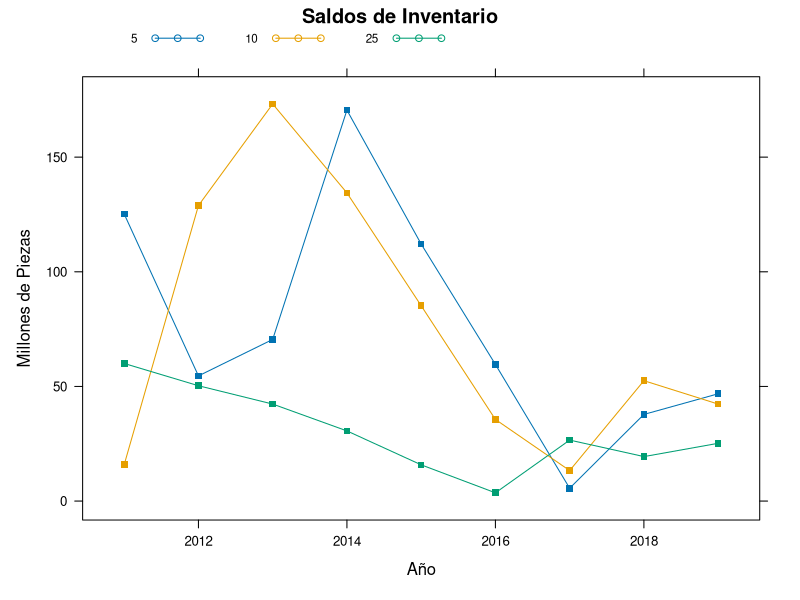
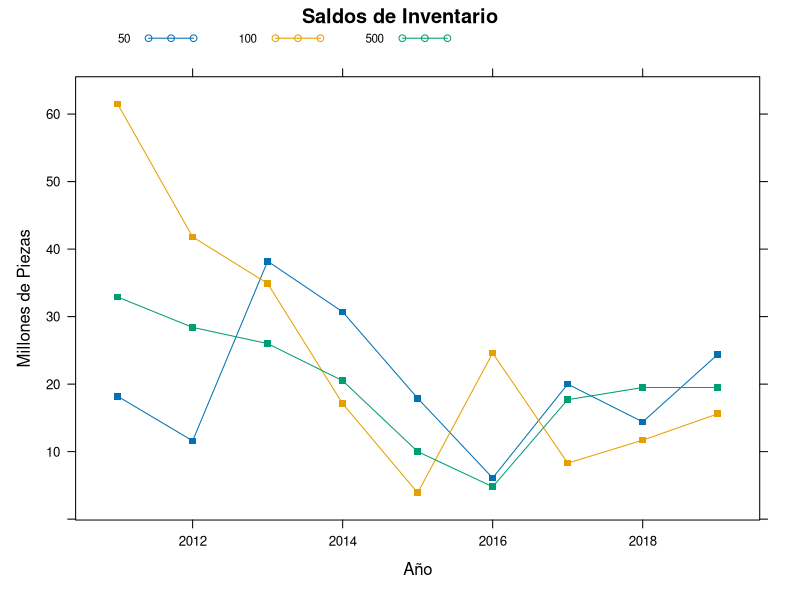

These charts were generated, in order, by the following R code:
## ---- chunk 1
library(readxl)
library(knitr)
library(dplyr)
library(lattice)
Saldos_de_Inventario <- read_excel("Saldos de Inventario.xlsx")
Monedas_circulantes_en_Costa_Rica <- read_excel("Monedas circulantes en Costa Rica.xlsx")
## ---- chunk 2
Monedas_circulantes_en_Costa_Rica %>% kable()
## ---- chunk 3
tabla1<-Saldos_de_Inventario %>% filter(Denominación %in% c(5,10,25))

tabla1 %>% group_by(Denominación,Año) %>% summarise(`Cantidad de Piezas`) %>% 
kable(format.args = list(big.mark = ","))

tabla1$`Cantidad de Piezas`<-paste(format(round(tabla1$`Cantidad de Piezas` / 1e6, 1), trim = TRUE))

tabla1$`Cantidad de Piezas`<-as.numeric(tabla1$`Cantidad de Piezas`)

xyplot(tabla1$`Cantidad de Piezas`~tabla1$Año,groups = tabla1$Denominación,type = "o",auto.key=list(columns = 5, cex=0.70),xlab = "Año", ylab = "Millones de Piezas", pch = 15, main = "Saldos de Inventario")
## ---- chunk 4
tabla2<-Saldos_de_Inventario %>% filter(Denominación %in% c(50,100,500))

tabla2 %>% group_by(Denominación,Año) %>% summarise(`Cantidad de Piezas`) %>% 
kable(format.args = list(big.mark = ","))

tabla2$`Cantidad de Piezas`<-paste(format(round(tabla2$`Cantidad de Piezas` / 1e6, 1), trim = TRUE))

tabla2$`Cantidad de Piezas`<-as.numeric(tabla2$`Cantidad de Piezas`)

xyplot(tabla2$`Cantidad de Piezas`~tabla2$Año,groups = tabla2$Denominación,type = "o",auto.key=list(columns = 5, cex=0.70),xlab = "Año", ylab = "Millones de Piezas", pch = 15, main = "Saldos de Inventario")
